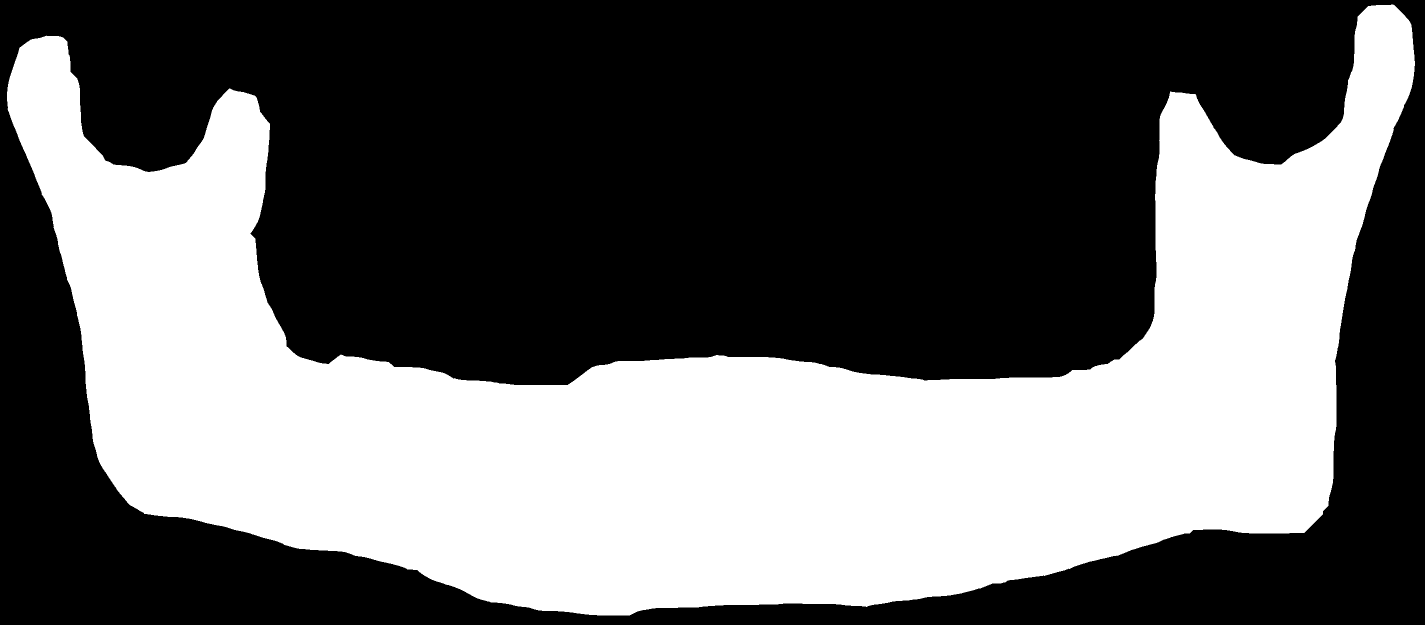
#> input picture dataset/binary-segmentation/101.png, 2850 x 1250 px (shown at 1/2 size); its folder holds only this picture in this run
$ jupyter execute perpendicular_vin.ipynb
#> lines starting #> are read from the running program, lines starting #| are printed output that depends on the picture; after the words box and inside, x2 and y2 are one past the last pixel; in counts of white or black regions, pixels touching at a corner belong together
[cell 1]
import os
import math
import cv2 as cv
import numpy as np
import matplotlib.pyplot as plt
from scipy.interpolate import interp1d

[cell 2]
segmentation_path = os.path.join(os.getcwd(), "..", "dataset", "binary-segmentation")
segmentations = os.listdir(segmentation_path)

[cell 3]
def display(img):
    plt.figure(figsize=(20, 10))
    plt.imshow(img, cmap="gray")
    plt.show()

[cell 4]
img = cv.imread(os.path.join(segmentation_path, segmentations[0]))
#> img is the input picture: shape (1250, 2850, 3); 40.2% white; 1 white region, box (x1, y1, x2, y2) and area: (14, 9, 2830, 1231) 1432894
_, b_img = cv.threshold(img, 100, 255, cv.THRESH_BINARY)
edges = cv.Canny(b_img, 100, 255)
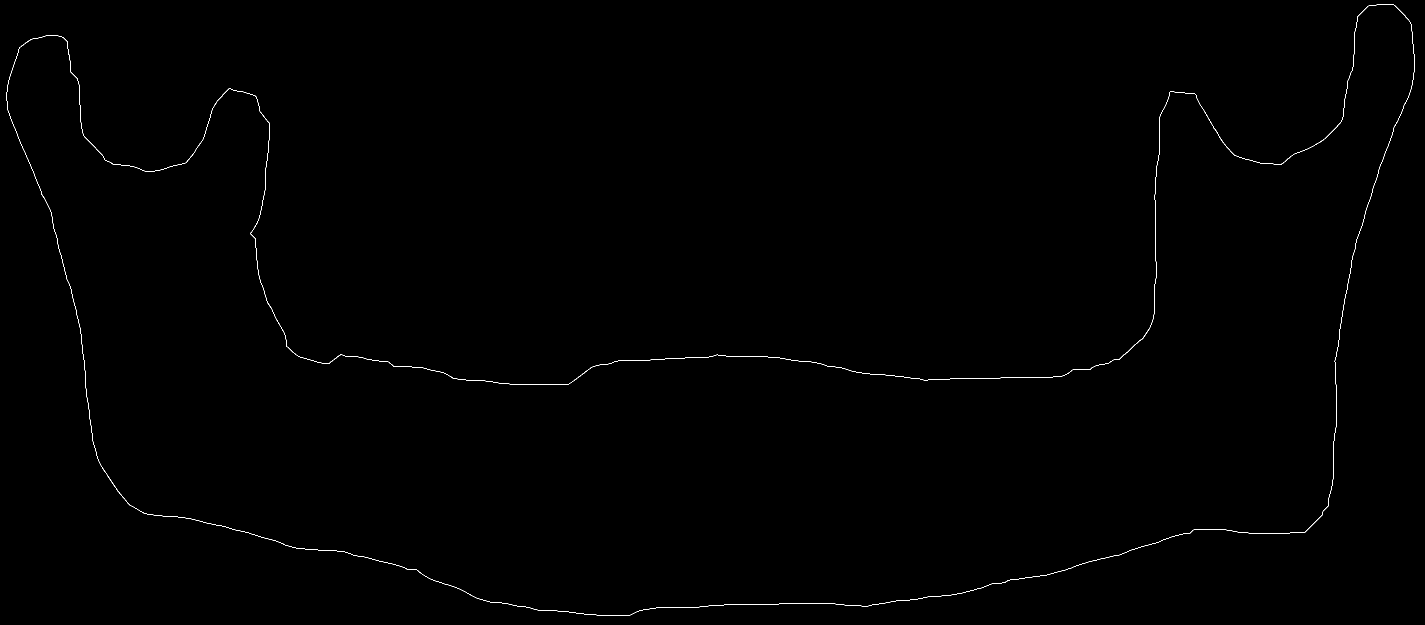
#> edges: shape (1250, 2850) (shown at 1/2 size); 0.25% white in thin lines or dots

[cell 5]
top = []
bottom = []
img_width = img.shape[1]
#> img_width = 2850
img_height = img.shape[0]
#> img_height = 1250

for x in range(img_width):
    res = np.argwhere(edges[:, x] == 255)

    if res.shape[0] > 0:
        if res[0][0] > 350: # Exclude everything above y = 350
            top.append((x, res[0][0]))

        if res[-1][-1] > 350: # Exclude everything above y = 350
            bottom.append((x, res[-1][-1]))
#> this loop made 2850 passes
#> res on passes 17 to 19: [164, 165, 166, 167, 168, 221, 222], [160, 161, 162, 163, 223, 224, 225], [156, 157, 158, 159, 226, 227, 228]
#> after the loop, bottom = 2687 pairs, first value 69 to 2755, second value 351 to 1230; top = 1772 pairs, first value 540 to 2311, second value 354 to 769

top = np.array(top)
bottom = np.array(bottom)

[cell 6]
fig, axes = plt.subplots(nrows=1, ncols=2, figsize=(20, 5))
axes[0].plot(top.T[1])
axes[0].set_title("top section")
axes[1].plot(bottom.T[1])
axes[1].set_title("bottom section")

fig.tight_layout()
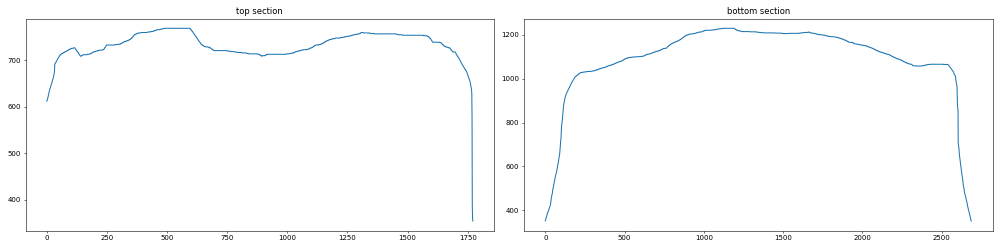
#> figure drawn by matplotlib, 2 panels; panel 1: curve peaks at x = 487, y = 769; panel 2: curve peaks at x = 1124, y = 1230

[cell 7]
def get_angle(x1, x2, y1, y2):
    dx = x2 - x1
    dy = y2 - y1

    rad = math.atan2(dy, dx)

    return math.degrees(rad)

def rotate_point(origin, point, angle):
    ox, oy = origin
    px, py = point

    qx = ox + math.cos(angle) * (px - ox) - math.sin(angle) * (py - oy)
    qy = oy + math.sin(angle) * (px - ox) + math.cos(angle) * (py - oy)

    return int(math.ceil(qx)), int(math.ceil(qy))

[cell 8]
RED = (255, 0, 0)
BLUE = (0, 0, 255)

[cell 9]
img1 = img.copy()
fbottom = interp1d(bottom.T[0], bottom.T[1], kind="cubic")
g_magnitudes = []
gtx, gty = [], []
gbx, gby = [], []

for i in range(0, len(top) - 4):
    x1, y1 = top[i]
    x2, y2 = top[i + 3]

    origin = x1, y1
    point = x2, y2

    rotated_point = rotate_point(origin, point, math.radians(90))
    rx, ry = rotated_point

    dx = x2 - x1
    dy = y2 - y1

    magnitude = math.sqrt((dx ** 2) + (dy ** 2))
    uv_x, uv_y = dx / magnitude, dy / magnitude # unit vector

    magnitudes = []
    bxs, bys = [], []

    for bx, by in bottom:
        ldx, ldy = max(bx, x1) - min(bx, x1), max(by, y1) - min(by, y1)
        l_magnitude = math.sqrt((ldx ** 2) + (ldy ** 2))
        magnitudes.append(l_magnitude)
        bxs.append(bx)
        bys.append(by)

    rbx, rby = rotate_point(origin, (x1 + (uv_x * min(magnitudes)),  y1 + (uv_y * min(magnitudes))), math.radians(90))

    idx = magnitudes.index(min(magnitudes))
    g_magnitudes.append(min(magnitudes))
    gtx.append(x1)
    gty.append(y1)
    gbx.append(bxs[idx])
    gby.append(bys[idx])
    t_angle = get_angle(x1, x2, y1, y2)
#> this loop made 1768 passes
#> (y1, y2, origin, point) on passes 1 to 3: (612, 617, (540, 612), (543, 617)), (614, 619, (541, 614), (544, 619)), (615, 621, (542, 615), (545, 621))


i = g_magnitudes.index(min(g_magnitudes))
cv.line(img1, (gtx[i], gty[i]), (gbx[i], gby[i]), (250, 0, 0), 3)
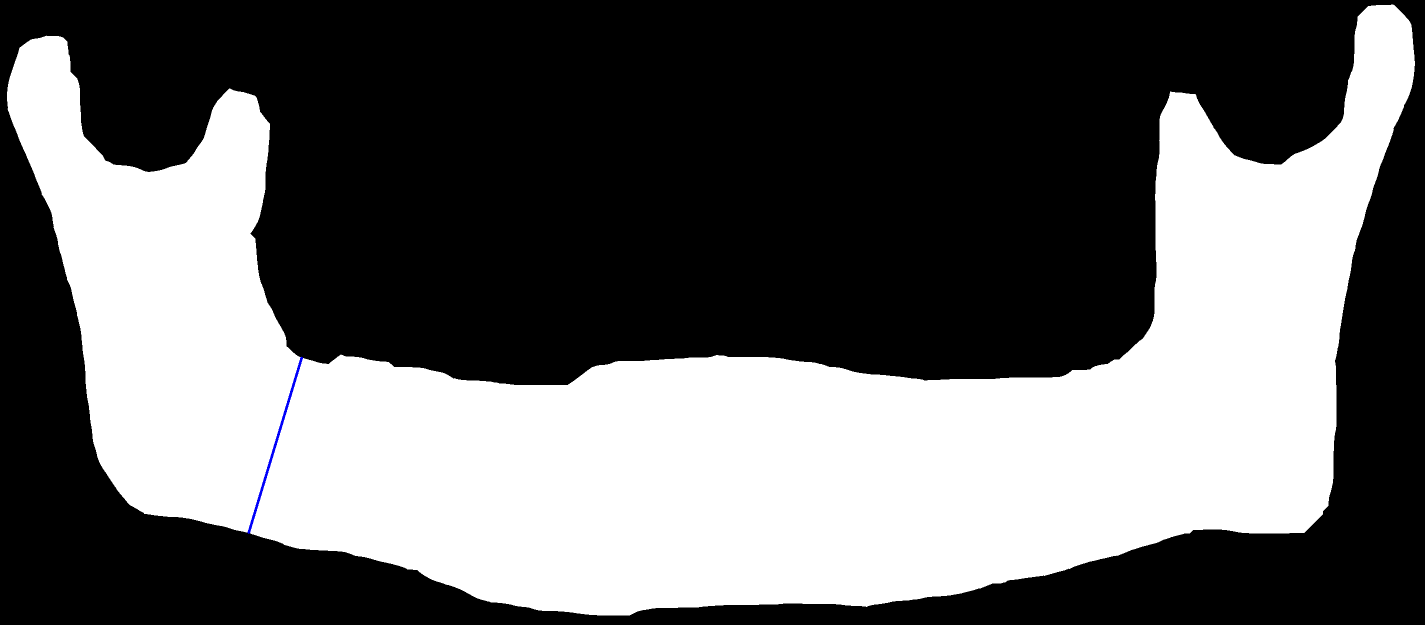
#> img1: shape (1250, 2850, 3) (shown at 1/2 size); 0.05% of pixels changed, all inside (x1, y1, x2, y2) = (495, 713, 606, 1068)

display(img1)
